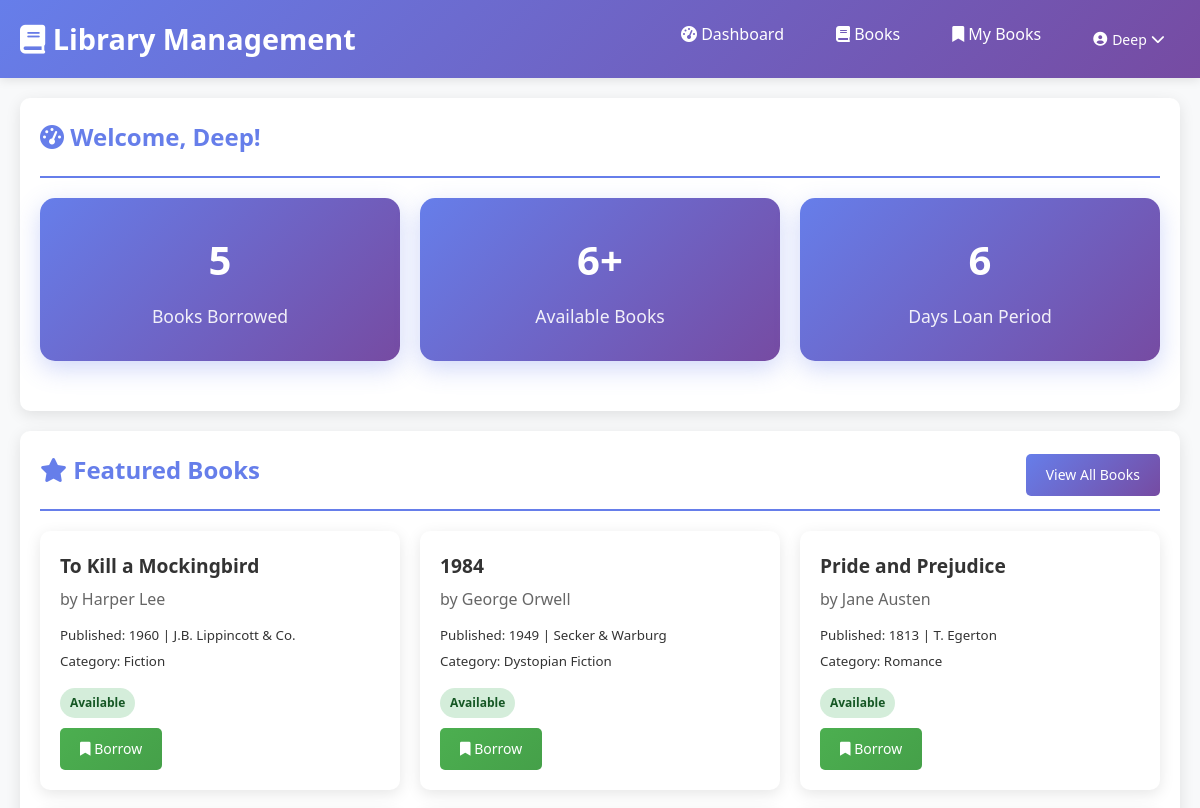
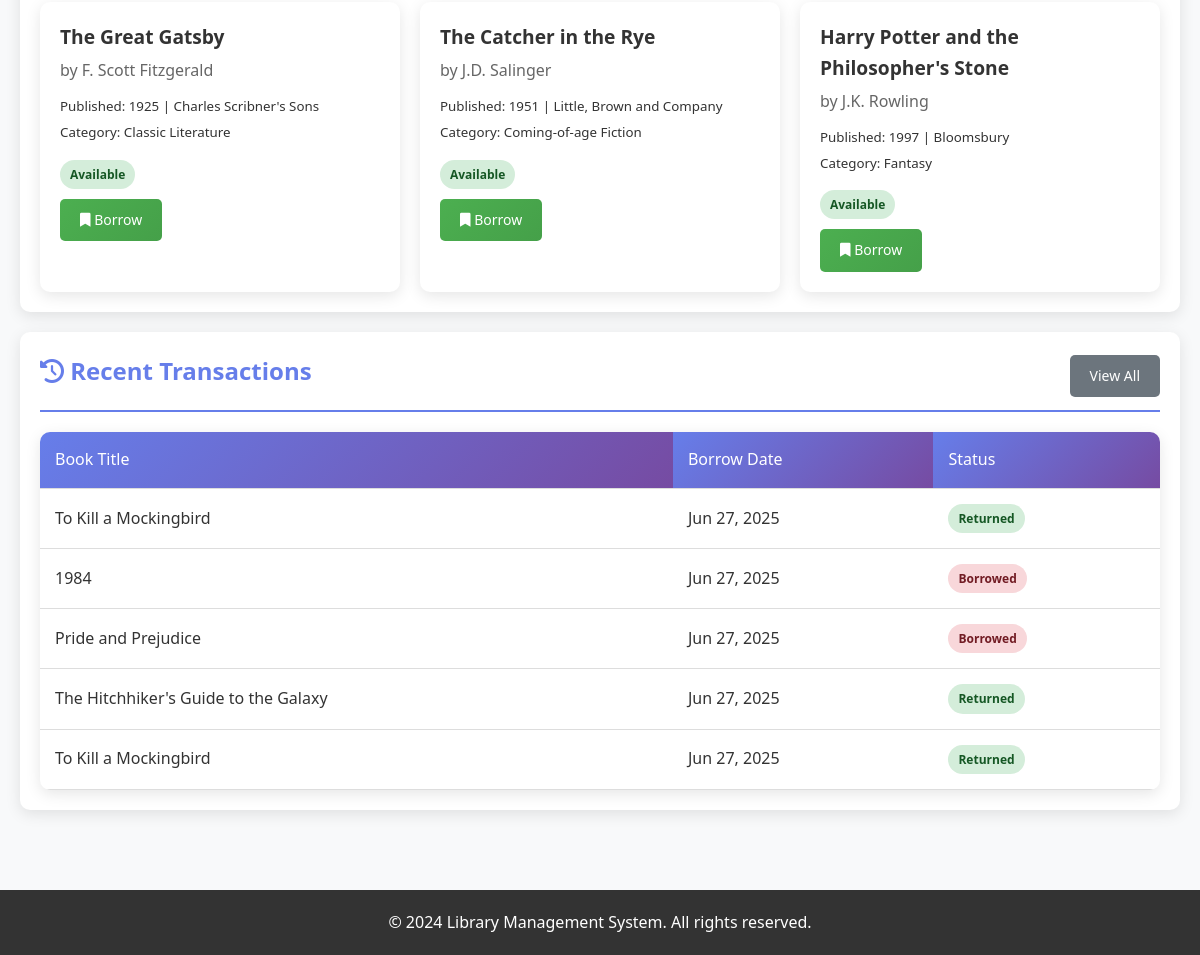
/users/dashboard/ (signed in), run on the app's committed database (2 pictures, top to bottom).
### users/models.py (models this page shows, shortened)
class Book(models.Model):
    book_title = models.CharField(max_length=200)
    book_author = models.CharField(max_length=100)
    category = models.CharField(max_length=50)
    book_copies = models.IntegerField(default=1)
    publication_year = models.IntegerField()
    publication_name = models.CharField(max_length=100)
    book_isbn = models.CharField(max_length=13, unique=True)
    date_added = models.DateTimeField(default=timezone.now)
    availability_status = models.BooleanField(default=True)

class Transaction(models.Model):
    STATUS_CHOICES = [
        ('borrowed', 'Borrowed'),
        ('returned', 'Returned'),
        ('overdue', 'Overdue'),
    ]
    user = models.ForeignKey(User, on_delete=models.CASCADE)
    book = models.ForeignKey(Book, on_delete=models.CASCADE)
    book_title = models.CharField(max_length=200)
    borrow_date = models.DateTimeField(default=timezone.now)
    return_date = models.DateTimeField(null=True, blank=True)
    due_date = models.DateTimeField()
    transaction_status = models.CharField(max_length=10, choices=STATUS_CHOICES, default='borrowed')

### users/views.py (the view)
# urls.py: path('dashboard/', views.dashboard_view, name='dashboard'),
@login_required
def dashboard_view(request):
    recent_books = Book.objects.filter(availability_status=True)[:6]
    user_transactions = Transaction.objects.filter(user=request.user)[:5]
    return render(request, 'users/dashboard.html', {
        'recent_books': recent_books,
        'user_transactions': user_transactions
    })

### templates/users/dashboard.html (shortened to what this page needs)
{% extends 'base.html' %}
{% block content %}
<div class="card">
    <div class="card-header">
        <h2 class="card-title">
            <i class="fas fa-tachometer-alt"></i> Welcome, {{ user.first_name }}!
        </h2>
    </div>
    <div class="stats-container">
        <div class="stat-card">
            <div class="stat-number">{{ user_transactions|length }}</div>
            <div class="stat-label">Books Borrowed</div>
        </div>
        <div class="stat-card">
            <div class="stat-number">{{ recent_books|length }}+</div>
            <div class="stat-label">Available Books</div>
        </div>
        <div class="stat-card">
            <div class="stat-number">6</div>
            <div class="stat-label">Days Loan Period</div>
        </div>
    </div>
</div>
<div class="card">
    <div class="card-header d-flex justify-content-between align-items-center">
        <h3 class="card-title">
            <i class="fas fa-star"></i> Featured Books
        </h3>
        <a href="{% url 'users:book_list' %}" class="btn btn-primary">View All Books</a>
    </div>
    <div class="book-grid">
        {% for book in recent_books %}
        <div class="book-card">
            <div class="book-title">{{ book.book_title }}</div>
            <div class="book-author">by {{ book.book_author }}</div>
            <div class="book-details">
                <small>Published: {{ book.publication_year }} | {{ book.publication_name }}</small><br>
                <small>Category: {{ book.category }}</small>
            </div>
            <div style="margin-bottom: 10px;">
                <span class="book-status {% if book.availability_status %}status-available{% else %}status-borrowed{% endif %}">
                    {% if book.availability_status %}Available{% else %}Borrowed{% endif %}
                </span>
            </div>
            {% if book.availability_status %}
                <a href="{% url 'users:borrow_book' book.id %}" class="btn btn-success btn-borrow" data-book-title="{{ book.book_title }}">
                    <i class="fas fa-bookmark"></i> Borrow
                </a>
            {% endif %}
        </div>
        {% endfor %}
    </div>
</div>
{% if user_transactions %}
<div class="card">
    <div class="card-header d-flex justify-content-between align-items-center">
        <h3 class="card-title">
            <i class="fas fa-history"></i> Recent Transactions
        </h3>
        <a href="{% url 'users:borrowed_books' %}" class="btn btn-secondary">View All</a>
    </div>
    <table class="table">
        <thead>
            <tr>
                <th>Book Title</th>
                <th>Borrow Date</th>
                <th>Status</th>
            </tr>
        </thead>
        <tbody>
            {% for transaction in user_transactions %}
            <tr>
                <td>{{ transaction.book_title }}</td>
                <td data-timestamp="{{ transaction.borrow_date.isoformat }}">{{ transaction.borrow_date|date:"M d, Y" }}</td>
                <td>
                    <span class="book-status {% if transaction.transaction_status == 'borrowed' %}status-borrowed{% else %}status-available{% endif %}">
                        {{ transaction.get_transaction_status_display }}
                    </span>
                </td>
            </tr>
            {% endfor %}
        </tbody>
    </table>
</div>
{% endif %}
{% endblock %}

### templates/base.html (shortened to what this page needs)
<!DOCTYPE html>
<html lang="en">
<head>
    {% load static %}
    <link rel="stylesheet" href="{% static 'css/main.css' %}">
    <link rel="stylesheet" href="https://cdnjs.cloudflare.com/ajax/libs/font-awesome/6.0.0/css/all.min.css">
</head>
<body>
    <nav class="navbar">
        <div class="container">
            <a href="{% url 'home' %}" class="navbar-brand">
                <i class="fas fa-book"></i> Library Management
            </a>
            <ul class="navbar-nav">
                {% if user.is_authenticated %}
                    {% if user.is_staff %}
                        <li><a href="{% url 'library_admin:admin_dashboard' %}">
                            <i class="fas fa-tachometer-alt"></i> Admin Dashboard
                        </a></li>
                <li>
                    <form method="post" action="{% url 'users:logout' %}">
                        {% csrf_token %}
                            <button type="submit" style="background: none; border: none; color: white; cursor: pointer; font-size: 14px; padding: 8px 16px; border-radius: 5px; transition: background-color 0.3s;">
                                <i class="fas fa-sign-out-alt"></i> Logout ({{ user.username }})
                            </button>
                    </form>
                </li>
                    {% else %}
                        <li><a href="{% url 'users:dashboard' %}">
                            <i class="fas fa-tachometer-alt"></i> Dashboard
                        </a></li>
                        <li><a href="{% url 'users:book_list' %}">
                            <i class="fas fa-book"></i> Books
                        </a></li>
                        <li><a href="{% url 'users:borrowed_books' %}">
                            <i class="fas fa-bookmark"></i> My Books
                        </a></li>
                        <li class="dropdown">
                            <button class="dropdown-toggle" onclick="toggleDropdown(event, this)">
                                <i class="fas fa-user-circle"></i>
                                {{ user.first_name|default:user.username }}
                                <i class="fas fa-chevron-down"></i>
                            </button>
                        </li>
                    {% endif %}
                {% endif %}
            </ul>
        </div>
    </nav>
    <main class="main-content">
        {% block content %}
        {% endblock %}
    </main>
    <footer class="footer">
        <p>&copy; 2024 Library Management System. All rights reserved.</p>
    </footer>
</body>
</html>

### static/css/main.css (style rules this page uses)
* { margin: 0; padding: 0; box-sizing: border-box; }
body { font-family: 'Segoe UI', Tahoma, Geneva, Verdana, sans-serif; background-color: #f8f9fa; color: #333; line-height: 1.6; }
.navbar { background: linear-gradient(135deg, #667eea 0%, #764ba2 100%); padding: 1rem 0; box-shadow: 0 2px 10px rgba(0,0,0,0.1); }
.navbar .container { max-width: 1200px; margin: 0 auto; display: flex; justify-content: space-between; align-items: center; padding: 0 20px; }
.navbar-brand { color: white; font-size: 1.8rem; font-weight: bold; text-decoration: none; }
.navbar-nav { display: flex; list-style: none; gap: 20px; }
.navbar-nav a { color: white; text-decoration: none; padding: 8px 16px; border-radius: 5px; transition: background-color 0.3s; }
.main-content { max-width: 1200px; margin: 0 auto; padding: 20px; min-height: calc(100vh - 160px); }
.card { background: white; border-radius: 10px; box-shadow: 0 4px 15px rgba(0,0,0,0.1); padding: 20px; margin-bottom: 20px; transition: transform 0.3s; }
.card-header { border-bottom: 2px solid #667eea; padding-bottom: 10px; margin-bottom: 20px; }
.card-title { color: #667eea; font-size: 1.5rem; margin-bottom: 10px; }
.btn { display: inline-block; padding: 10px 20px; border: none; border-radius: 5px; cursor: pointer; text-decoration: none; font-size: 14px; transition: all 0.3s; text-align: center; }
.btn-primary { background: linear-gradient(135deg, #667eea 0%, #764ba2 100%); color: white; }
.btn-success { background: linear-gradient(135deg, #4CAF50 0%, #45a049 100%); color: white; }
.btn-secondary { background: #6c757d; color: white; }
.table { width: 100%; border-collapse: collapse; background: white; border-radius: 10px; overflow: hidden; box-shadow: 0 4px 15px rgba(0,0,0,0.1); }
.table th, .table td { padding: 15px; text-align: left; border-bottom: 1px solid #ddd; }
.table th { background: linear-gradient(135deg, #667eea 0%, #764ba2 100%); color: white; font-weight: 500; }
.stats-container { display: grid; grid-template-columns: repeat(auto-fit, minmax(250px, 1fr)); gap: 20px; margin-bottom: 30px; }
.stat-card { background: linear-gradient(135deg, #667eea 0%, #764ba2 100%); color: white; padding: 30px; border-radius: 15px; text-align: center; box-shadow: 0 8px 25px rgba(102, 126, 234, 0.3); }
.stat-number { font-size: 2.5rem; font-weight: bold; margin-bottom: 10px; }
.stat-label { font-size: 1.1rem; opacity: 0.9; }
.book-grid { display: grid; grid-template-columns: repeat(auto-fit, minmax(300px, 1fr)); gap: 20px; }
.book-card { background: white; border-radius: 10px; box-shadow: 0 4px 15px rgba(0,0,0,0.1); padding: 20px; transition: transform 0.3s; }
.book-title { font-size: 1.2rem; font-weight: bold; color: #333; margin-bottom: 5px; }
.book-author { color: #666; margin-bottom: 10px; }
.book-details { margin-bottom: 15px; }
.book-status { display: inline-block; padding: 5px 10px; border-radius: 20px; font-size: 12px; font-weight: bold; }
.status-available { background: #d4edda; color: #155724; }
.status-borrowed { background: #f8d7da; color: #721c24; }
.footer { background: #333; color: white; text-align: center; padding: 20px 0; margin-top: 40px; }
.d-flex { display: flex; }
.justify-content-between { justify-content: space-between; }
.align-items-center { align-items: center; }

### templates/base.html (style rules this page uses)
.dropdown { position: relative; display: inline-block; }
.dropdown-toggle { background: none !important; border: none !important; color: white !important; cursor: pointer !important; font-size: 14px !important; padding: 8px 16px !important; border-radius: 5px !important; transition: background-color 0.3s !important; display: inline-flex !important; align-items: center !important; gap: 5px !important; font-family: inherit !important; }

### data on the page
Book: book_title "To Kill a Mockingbird", book_author "Harper Lee", publication_year "1960", publication_name "J.B. Lippincott & Co.", category "Fiction", availability_status "Available"
Book: book_title "1984", book_author "George Orwell", publication_year "1949", publication_name "Secker & Warburg", category "Dystopian Fiction", availability_status "Available"
Book: book_title "Pride and Prejudice", book_author "Jane Austen", publication_year "1813", publication_name "T. Egerton", category "Romance", availability_status "Available"
Book: book_title "The Great Gatsby", book_author "F. Scott Fitzgerald", publication_year "1925", publication_name "Charles Scribner's Sons", category "Classic Literature", availability_status "Available"
Book: book_title "The Catcher in the Rye", book_author "J.D. Salinger", publication_year "1951", publication_name "Little, Brown and Company", category "Coming-of-age Fiction", availability_status "Available"
Book: book_title "Harry Potter and the Philosopher's Stone", book_author "J.K. Rowling", publication_year "1997", publication_name "Bloomsbury", category "Fantasy", availability_status "Available"

### other printed values
{{ user.first_name|default:user.username }} "Deep"
{{ user.first_name }} "Deep"
{{ user_transactions|length }} "5"
{{ recent_books|length }} "6"
